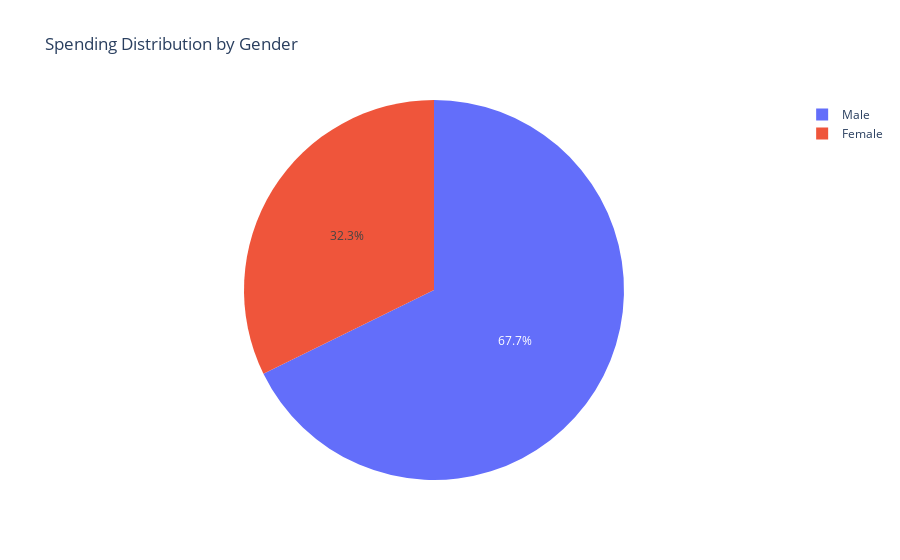

The code cell stored with this chart in its notebook:
### Code cell
px.pie(df_cln, names='Gender', values='Purchase_Amount_USD', title='Spending Distribution by Gender')

### Figure 1 — Plotly figure (JSON) as saved in the notebook; plotly's stock layout.template omitted (floating-point values rounded to 4 significant figures; data arrays with more than 128 entries replaced by an {"elided": "..."} marker saying what was removed)
{"data": [{"domain": {"x": [0, 1], "y": [0, 1]}, "hovertemplate": "Gender=%{label}<br>Purchase_Amount_USD=%{value}<extra></extra>", "labels": {"elided": "3900 str values"}, "legendgroup": "", "name": "", "showlegend": true, "type": "pie", "values": {"elided": "3900 int values"}}], "layout": {"legend": {"tracegroupgap": 0}, "title": {"text": "Spending Distribution by Gender"}}}
